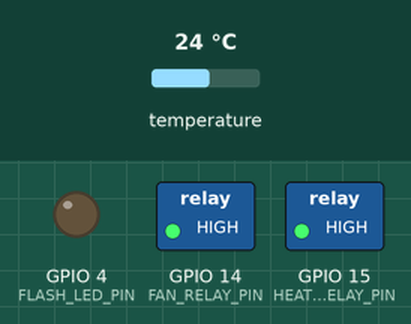
Simulated run of this sketch. Board: ESP32. Parts: switched loads named in the sketch (green lamp = pin HIGH), output pins drawn as LEDs (lit = HIGH). The inputs (shaded band) are chosen by the test bench; at power-on: temperature 24 °C. WiFi joins after 1.5 s; servers stay silent unless stated; uploads are accepted with an empty reply; the camera gives no picture; what the sketch prints to the serial monitor is not drawn.

Above: at 18.4 s.
At 34.0 s:
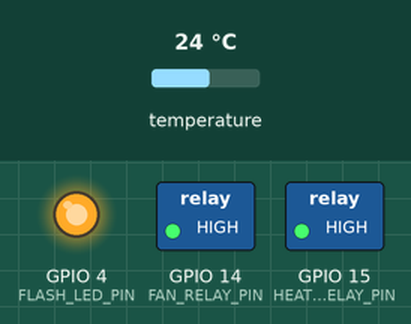
Timing chart, 0 to 42.1 s (numbered marks = the images above):
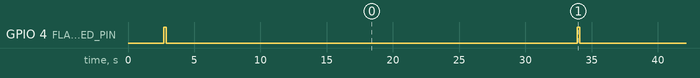

Measured:
- by itself, GPIO 4 (FLASH_LED_PIN): alternates HIGH for 0.21 s and LOW for 29.8 s

The sketch:

esp32_cam_client.ino
```cpp
/*
 * Client ESP32-CAM AI-Thinker cho endpoint Flask /api/iot/predict.
 * Đồ án: Lê Quốc Trí (DH52201621) và Phạm Minh Thân (DH52201428).
 *
 * Gửi ảnh multipart với tên field "file". Nhiệt độ DS18B20 được dùng cục bộ
 * để điều khiển relay theo temp_range từ API; route hiện tại nhận file ảnh,
 * nhưng bỏ qua các field cảm biến gửi kèm.
 */

#include <Arduino.h>
#include <WiFi.h>
#include <HTTPClient.h>
#include <ArduinoJson.h>
#include "esp_camera.h"
#include "esp_heap_caps.h"
#include <OneWire.h>
#include <DallasTemperature.h>

// Sửa các giá trị cấu hình trước khi nạp firmware.
static const char *WIFI_SSID = "YOUR_WIFI_SSID";
static const char *WIFI_PASSWORD = "YOUR_WIFI_PASSWORD";
static const char *SERVER_URL = "http://192.168.1.100:5000/api/iot/predict";
static const char *DEVICE_ID = "esp32-cam-aquarium-01";

// Pinout AI-Thinker; cần tắt/không dùng khe microSD khi sử dụng GPIO13/14.
constexpr int FLASH_LED_PIN = 4;
constexpr int ONE_WIRE_PIN = 13;
constexpr int FAN_RELAY_PIN = 14;
constexpr int HEATER_RELAY_PIN = 15; // Chân strap: dùng module relay đầu vào trở kháng cao.
constexpr bool RELAY_ACTIVE_LOW = true;
constexpr uint32_t CAPTURE_INTERVAL_MS = 30000;
constexpr uint32_t WIFI_CONNECT_TIMEOUT_MS = 20000;

OneWire oneWire(ONE_WIRE_PIN);
DallasTemperature waterTemperature(&oneWire);
uint32_t lastCaptureMs = 0;

// Camera OV2640 trên module ESP32-CAM AI-Thinker.
bool initializeCamera() {
  camera_config_t config{};
  config.ledc_channel = LEDC_CHANNEL_0;
  config.ledc_timer = LEDC_TIMER_0;
  config.pin_d0 = 5;
  config.pin_d1 = 18;
  config.pin_d2 = 19;
  config.pin_d3 = 21;
  config.pin_d4 = 36;
  config.pin_d5 = 39;
  config.pin_d6 = 34;
  config.pin_d7 = 35;
  config.pin_xclk = 0;
  config.pin_pclk = 22;
  config.pin_vsync = 25;
  config.pin_href = 23;
  config.pin_sccb_sda = 26;
  config.pin_sccb_scl = 27;
  config.pin_pwdn = 32;
  config.pin_reset = -1;
  config.xclk_freq_hz = 20000000;
  config.pixel_format = PIXFORMAT_JPEG;
  config.frame_size = FRAMESIZE_VGA;
  config.jpeg_quality = 12;
  config.fb_count = psramFound() ? 2 : 1;
  config.grab_mode = CAMERA_GRAB_LATEST;
  config.fb_location = psramFound() ? CAMERA_FB_IN_PSRAM : CAMERA_FB_IN_DRAM;

  const esp_err_t result = esp_camera_init(&config);
  if (result != ESP_OK) {
    Serial.printf("Khởi tạo camera lỗi: 0x%x\n", result);
    return false;
  }
  return true;
}

void setRelay(int pin, bool enabled) {
  const uint8_t onLevel = RELAY_ACTIVE_LOW ? LOW : HIGH;
  digitalWrite(pin, enabled ? onLevel : (onLevel == HIGH ? LOW : HIGH));
}

void relaysOff() {
  setRelay(FAN_RELAY_PIN, false);
  setRelay(HEATER_RELAY_PIN, false);
}

bool connectWiFi() {
  if (WiFi.status() == WL_CONNECTED) return true;
  WiFi.mode(WIFI_STA);
  WiFi.begin(WIFI_SSID, WIFI_PASSWORD);
  Serial.print("Đang kết nối Wi-Fi");
  const uint32_t started = millis();
  while (WiFi.status() != WL_CONNECTED && millis() - started < WIFI_CONNECT_TIMEOUT_MS) {
    delay(400);
    Serial.print('.');
  }
  Serial.println();
  if (WiFi.status() == WL_CONNECTED) {
    Serial.print("Wi-Fi đã kết nối, IP: ");
    Serial.println(WiFi.localIP());
    return true;
  }
  Serial.println("Không kết nối được Wi-Fi.");
  return false;
}

float readWaterTemperature() {
  waterTemperature.requestTemperatures();
  const float value = waterTemperature.getTempCByIndex(0);
  if (value == DEVICE_DISCONNECTED_C || isnan(value) || value < -20.0f || value > 80.0f) {
    return NAN;
  }
  return value;
}

void regulateTemperature(float actual, float minTemp, float maxTemp) {
  if (isnan(actual) || minTemp >= maxTemp) {
    relaysOff(); // Không tự bật thiết bị nếu cảm biến hoặc phản hồi ngưỡng lỗi.
    Serial.println("Không có số đo/ngưỡng nhiệt hợp lệ; relay được tắt.");
    return;
  }
  const bool heaterOn = actual < minTemp;
  const bool fanOn = actual > maxTemp;
  setRelay(HEATER_RELAY_PIN, heaterOn);
  setRelay(FAN_RELAY_PIN, fanOn);
  Serial.printf("Nhiệt độ %.2f C; ngưỡng %.1f–%.1f C; sưởi=%s, quạt=%s\n",
                actual, minTemp, maxTemp, heaterOn ? "BẬT" : "TẮT", fanOn ? "BẬT" : "TẮT");
}

// Gửi multipart/form-data mà không ghép ảnh nhị phân vào Arduino String.
bool postCapture(camera_fb_t *frame, float actualTemp) {
  if (frame == nullptr || frame->buf == nullptr || frame->len == 0) return false;
  const String boundary = "----FishIoTBoundary7MA4YWxkTrZu0gW";
  String prefix;
  prefix.reserve(320);
  prefix += "--" + boundary + "\r\n";
  prefix += "Content-Disposition: form-data; name=\"device_id\"\r\n\r\n";
  prefix += DEVICE_ID;
  prefix += "\r\n--" + boundary + "\r\n";
  prefix += "Content-Disposition: form-data; name=\"temperature\"\r\n\r\n";
  prefix += isnan(actualTemp) ? "" : String(actualTemp, 2);
  prefix += "\r\n--" + boundary + "\r\n";
  prefix += "Content-Disposition: form-data; name=\"file\"; filename=\"capture.jpg\"\r\n";
  prefix += "Content-Type: image/jpeg\r\n\r\n";
  const String suffix = "\r\n--" + boundary + "--\r\n";
  const size_t bodyLength = prefix.length() + frame->len + suffix.length();

  uint8_t *body = nullptr;
  if (psramFound()) body = static_cast<uint8_t *>(heap_caps_malloc(bodyLength, MALLOC_CAP_SPIRAM | MALLOC_CAP_8BIT));
  if (body == nullptr) body = static_cast<uint8_t *>(malloc(bodyLength));
  if (body == nullptr) {
    Serial.printf("Không đủ bộ nhớ cho multipart (%u byte).\n", static_cast<unsigned>(bodyLength));
    return false;
  }
  size_t offset = 0;
  memcpy(body + offset, prefix.c_str(), prefix.length()); offset += prefix.length();
  memcpy(body + offset, frame->buf, frame->len); offset += frame->len;
  memcpy(body + offset, suffix.c_str(), suffix.length());

  HTTPClient http;
  http.setTimeout(20000);
  http.setReuse(false);
  if (!http.begin(SERVER_URL)) {
    free(body);
    Serial.println("URL Flask không hợp lệ.");
    return false;
  }
  http.addHeader("Content-Type", "multipart/form-data; boundary=" + boundary);
  http.addHeader("Connection", "close");
  const int status = http.sendRequest("POST", body, bodyLength);
  free(body);

  if (status < 200 || status >= 300) {
    Serial.printf("Server trả HTTP %d: %s\n", status, http.getString().c_str());
    http.end();
    relaysOff();
    return false;
  }
  const String response = http.getString();
  http.end();

#if ARDUINOJSON_VERSION_MAJOR >= 7
  JsonDocument doc;
#else
  DynamicJsonDocument doc(8192);
#endif
  const DeserializationError error = deserializeJson(doc, response);
  if (error) {
    Serial.printf("JSON phản hồi không hợp lệ: %s\n", error.c_str());
    relaysOff();
    return false;
  }
  if (!doc["success"].as<bool>()) {
    Serial.printf("API báo lỗi: %s\n", doc["error"] | "không rõ lỗi");
    relaysOff();
    return false;
  }

  const char *species = doc["detection"]["species_name"] | "Không xác định";
  const float confidence = doc["detection"]["confidence"] | 0.0f;
  const char *optimalTemp = doc["aquatic_environment"]["optimal_temperature"] | "N/A";
  const char *optimalPh = doc["aquatic_environment"]["optimal_ph"] | "N/A";
  const char *tempAlert = doc["iot_sensor_thresholds"]["temp_alert"] | "N/A";
  const bool hybridAlert = doc["hybrid_analysis"]["is_hybrid_alert"] | false;
  const float minTemp = doc["aquatic_environment"]["temp_range"]["min"] | NAN;
  const float maxTemp = doc["aquatic_environment"]["temp_range"]["max"] | NAN;

  Serial.println("\n--- KẾT QUẢ NHẬN DIỆN ---");
  Serial.printf("Loài: %s | Tin cậy: %.1f%%\n", species, confidence);
  Serial.printf("Nhiệt độ tối ưu: %s | pH tối ưu: %s | Cảnh báo nhiệt: %s\n", optimalTemp, optimalPh, tempAlert);
  Serial.printf("Cảnh báo lai tạp: %s\n", hybridAlert ? "CÓ" : "Không");
  regulateTemperature(actualTemp, minTemp, maxTemp);
  return true;
}

void captureAndSend() {
  if (!connectWiFi()) {
    relaysOff();
    return;
  }
  const float actualTemp = readWaterTemperature();
  digitalWrite(FLASH_LED_PIN, HIGH);
  delay(150);
  camera_fb_t *frame = esp_camera_fb_get();
  digitalWrite(FLASH_LED_PIN, LOW);
  if (frame == nullptr) {
    Serial.println("Không chụp được ảnh từ OV2640.");
    relaysOff();
    return;
  }
  Serial.printf("Đã chụp JPEG: %u byte\n", static_cast<unsigned>(frame->len));
  const bool sent = postCapture(frame, actualTemp);
  esp_camera_fb_return(frame);
  if (!sent) Serial.println("Gửi ảnh thất bại; thiết bị gia nhiệt/làm mát được tắt.");
}

void setup() {
  Serial.begin(115200);
  pinMode(FLASH_LED_PIN, OUTPUT);
  digitalWrite(FLASH_LED_PIN, LOW);
  pinMode(FAN_RELAY_PIN, OUTPUT);
  pinMode(HEATER_RELAY_PIN, OUTPUT);
  relaysOff();
  waterTemperature.begin();
  if (!initializeCamera()) {
    Serial.println("Dừng vì camera không khởi tạo được.");
    while (true) { relaysOff(); delay(1000); }
  }
  connectWiFi();
  captureAndSend();
  lastCaptureMs = millis();
}

void loop() {
  if (millis() - lastCaptureMs >= CAPTURE_INTERVAL_MS) {
    lastCaptureMs = millis();
    captureAndSend();
  }
  delay(50);
}
```
